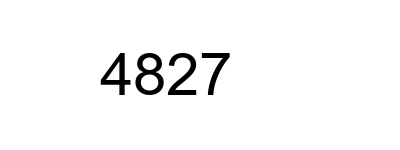
#> input picture ocr_condition_images/clean_1.png, 400 x 150 px
$ python -i ocr_improvement.py   (imports and definitions only)
#> lines starting #> are read from the running program, lines starting #| are printed output that depends on the picture; after the words box and inside, x2 and y2 are one past the last pixel; in counts of white or black regions, pixels touching at a corner belong together
#> further down, picture is the input picture: PIL image 400x150 RGB; min 0, max 255, mean 247.2
from PIL import Image, ImageDraw, ImageFilter, ImageOps
import pytesseract
import random
import time


# =========================================
# TESSERACT
# =========================================

pytesseract.pytesseract.tesseract_cmd = (
    r"C:\Program Files\Tesseract-OCR\tesseract.exe"
)


# =========================================
# CREATE SYNTHETIC CAPTCHA
# =========================================

# [99 lines left out: functions create_captcha, original_ocr, not called in this run]


# =========================================
# PREPROCESSING
# =========================================

def preprocess_image(image):

    # Convert to grayscale
    gray = ImageOps.grayscale(image)

    # Increase contrast
    gray = ImageOps.autocontrast(gray)

    # Convert to black and white
    threshold = gray.point(
        lambda p: 0 if p < 160 else 255
    )
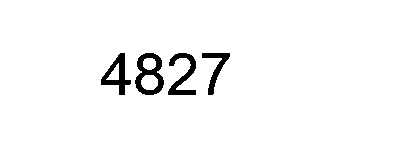
#> threshold: PIL image 400x150 L; 96.8% white; 4 black regions, box (x1, y1, x2, y2) and area: (135, 53, 164, 95) 600, (168, 53, 196, 95) 489, (101, 53, 131, 95) 485, (202, 53, 230, 95) 361

    # Resize image
    threshold = threshold.resize(
        (600, 200)
    )
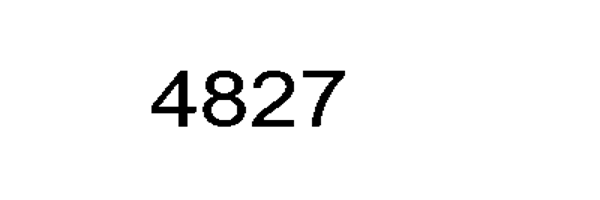
#> threshold: PIL image 600x200 L; min 0, max 255, mean 246.8

    return threshold


# =========================================
# IMPROVED OCR
# =========================================

# [10 lines left out: function improved_ocr, not called in this run]


# =========================================
# TEST DATA
# =========================================

conditions = [
    "heavy_blur",
    "heavy_noise",
    "low_contrast",
    "lines",
    "distorted"
]

texts = [
    "4827",
    "1936",
    "7052",
    "8641",
    "3209"
]


# =========================================
# MAIN EXPERIMENT
# =========================================

# [3 lines not run here, left out]


total_original = 0
correct_original = 0

total_improved = 0
correct_improved = 0


# [74 lines not run here, left out]


# =========================================
# FINAL RESULTS
# =========================================

# [3 lines that did not run here, left out]


# [3 lines that did not run here, left out]


# [22 lines not run here, left out]

>>> from PIL import Image
>>> picture = Image.open('ocr_condition_images/clean_1.png')
>>> result = preprocess_image(picture)
